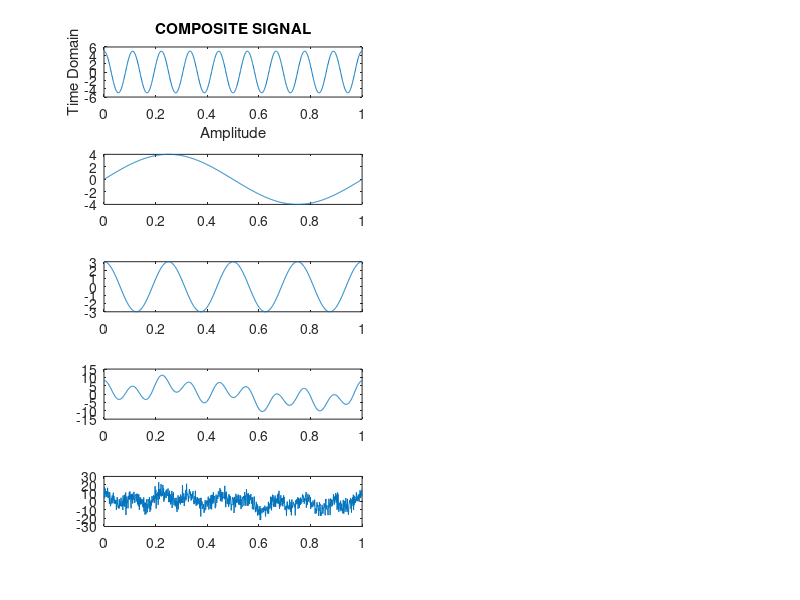

Write MATLAB code to recreate this figure. (Note: this script raises an error after producing the figure.)
%23-54391-3

close all;
a1 = 5;
a2 = 4;
a3 = 3;

f1 = 9;
f2 = 1;
f3 = 4;   

fs = 1000;
t = 0 : 1/fs : 1;

x1 = a1.*cos(2*pi*f1*t);
x2 = a2.*sin(2*pi*f2*t);
x3 = a3.*cos(2*pi*f3*t);

x = x1 +  x2 + x3;
n = 5.*randn(size(x));

nx = x + n;
%x1
subplot(5,2,1);
plot(t,x1);
title('COMPOSITE SIGNAL');
xlabel('Amplitude');
ylabel('Time Domain');

%x2
subplot(5,2,3);
plot(t,x2);


%x3
subplot(5,2,5);
plot(t,x3);


%x
subplot(5,2,7);
plot(t,x);


%nx
subplot(5,2,9);
plot(t,nx);



bw = obw(x,fs);

%f = linspace(-1,1,fs).*(fs/2);
N = length(x);                 % correct number of samples
f = linspace(-fs/2, fs/2, N);


fx1 = fft(x1);
fx1 = fftshift((fx1)/(fs/2));
%subplot(5,2,2);
%plot(f,abs(fx1));
%axis = ([-50 50 0 5]);


fx2 = fft(x2);
fx2 = fftshift((fx2)/(fs/2));
%subplot(5,2,4);
%plot(f,abs(fx2));

fx3 = fft(x3);
fx3 = fftshift((fx3)/(fs/2));
%subplot(5,2,6);
%plot(f,abs(fx3));

fx = fft(x);
fx = fftshift((fx)/(fs/2));
%subplot(5,2,8);
%plot(f,abs(fx));

fnx = fft(nx);
fnx = fftshift((fnx)/(fs/2));
%subplot(5,2,10);
%plot(f,abs(fnx));

subplot(5,2,2);
plot(f,abs(fx1));
title('FFT of x1');
xlim([-20 20]);
ylim([0 6]);

subplot(5,2,4);
plot(f,abs(fx2));
title('FFT of x2');
xlim([-20 20]);
ylim([0 8]);

subplot(5,2,6);
plot(f,abs(fx3));
title('FFT of x3');
xlim([-20 20]);
ylim([0 13]);

subplot(5,2,8);
plot(f,abs(fx));
title('FFT of Composite');
xlim([-20 20]);
ylim([0 13]);

subplot(5,2,10);
plot(f,abs(fnx));
title('FFT of Noisy Signal');
xlim([-20 20]);
ylim([0 13]);


